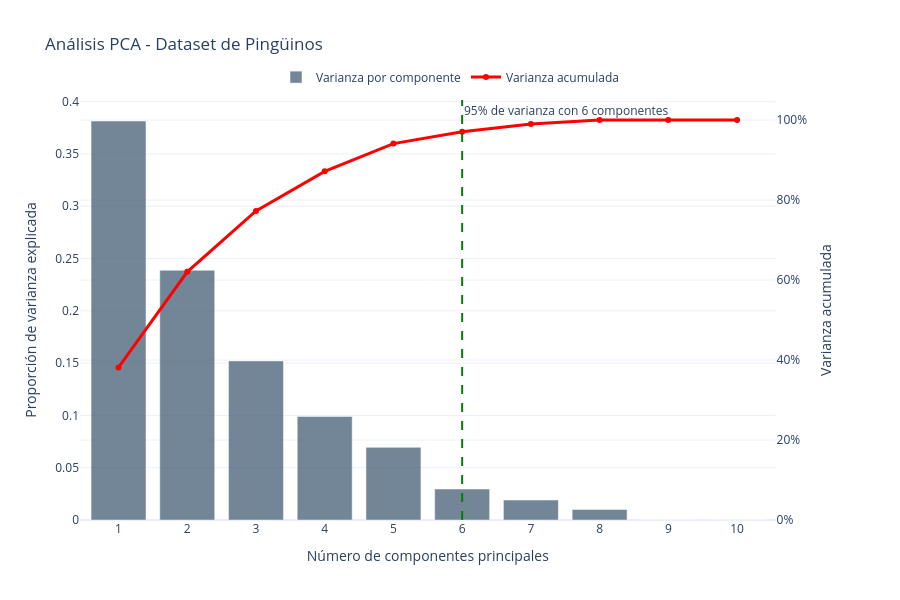

The notebook cell this image was saved under:
### Code cell
# Visualizamos la varianza explicada por PCA para penguins
fig = visualizar_pca_varianza(
    datos=df_penguins_preprocessed,
    aplicar_escalado=True,
    umbral_varianza=0.95,
    titulo="Análisis PCA - Dataset de Pingüinos"
)
fig.show(render='iframe')

### Figure 1 — Plotly figure (JSON) as saved in the notebook; plotly's stock layout.template omitted (floating-point values rounded to 4 significant figures)
{"data": [{"hovertemplate": "Componente %{x}<br>Varianza explicada: %{y:.3f}<extra></extra>", "marker": {"color": "rgb(55, 83, 109)"}, "name": "Varianza por componente", "opacity": 0.7, "type": "bar", "x": [1, 2, 3, 4, 5, 6, 7, 8, 9, 10], "xaxis": "x", "y": [0.3815, 0.2388, 0.1521, 0.09904, 0.06948, 0.02964, 0.01916, 0.01014, 0.0, 0.0], "yaxis": "y"}, {"hovertemplate": "Componente %{x}<br>Varianza acumulada: %{y:.3f}<extra></extra>", "line": {"width": 3}, "marker": {"color": "red"}, "mode": "lines+markers", "name": "Varianza acumulada", "type": "scatter", "x": [1, 2, 3, 4, 5, 6, 7, 8, 9, 10], "xaxis": "x", "y": [0.3815, 0.6204, 0.7725, 0.8716, 0.9411, 0.9707, 0.9899, 1.0, 1.0, 1.0], "yaxis": "y2"}], "layout": {"annotations": [{"showarrow": false, "text": "95% de varianza con 6 componentes", "x": 6, "xanchor": "left", "xref": "x", "y": 1, "yanchor": "top", "yref": "y domain"}], "height": 600, "hovermode": "x unified", "legend": {"orientation": "h", "x": 0.5, "xanchor": "center", "y": 1.02, "yanchor": "bottom"}, "shapes": [{"line": {"color": "green", "dash": "dash"}, "type": "line", "x0": 6, "x1": 6, "xref": "x", "y0": 0, "y1": 1, "yref": "y domain"}], "title": {"text": "Análisis PCA - Dataset de Pingüinos"}, "width": 900, "xaxis": {"anchor": "y", "domain": [0, 0.94], "dtick": 1, "tick0": 1, "tickmode": "linear", "title": {"text": "Número de componentes principales"}}, "yaxis": {"anchor": "x", "domain": [0, 1], "title": {"text": "Proporción de varianza explicada"}}, "yaxis2": {"anchor": "x", "overlaying": "y", "range": [0, 1.05], "side": "right", "tickformat": ".0%", "title": {"text": "Varianza acumulada"}}}}
